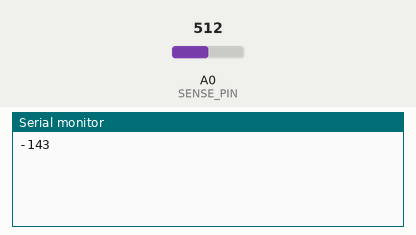
A program run on a simulated Arduino Uno, built with avr-gcc and run on an emulated ATmega328P. Shown: the last lines printed to the serial monitor. Inputs (shaded band) come from the test bench; at power-on: A0 (SENSE_PIN) = 512.

Above: at 1.2 s.
1.3 s: A0 (SENSE_PIN) set to 716
At 1.3 s:
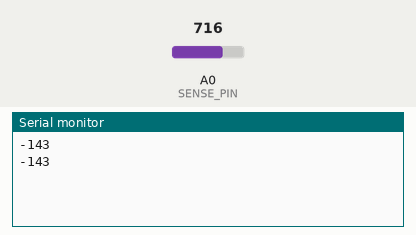
2.8 s: A0 (SENSE_PIN) set to 900
At 4.3 s:
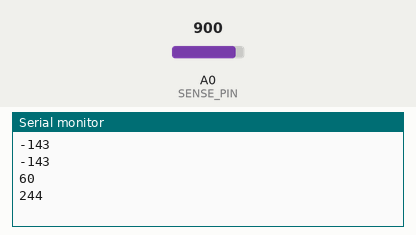
Timing chart, 0 to 5.8 s (numbered marks = the images above; inputs shaded):
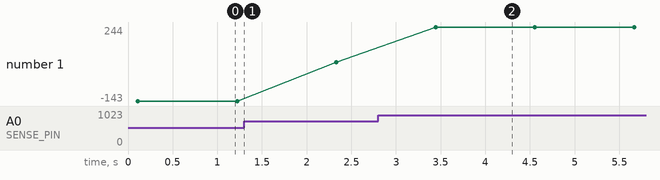

The program:

main.cpp
```cpp
#include <Arduino.h>

#define SENSE_PIN A0

int numberOfAverages = 100;
//int moisture;

//CalibratedValue:
int soil = -210;
int water = 210;

int getMoistureLevel(void);

void setup() {
  Serial.begin(9600);
  pinMode(SENSE_PIN, INPUT);
}

void loop() {
  //for(int i = 0; i < numberOfAverages; i++)
  //{
  //  moisture += analogRead(SENSE_PIN);
//  }
//  Serial.println(moisture/numberOfAverages);
//  moisture = 0;
  int a = getMoistureLevel();
  Serial.println(a);

  delay(1000);
}

int getMoistureLevel(void)
{
  int moisture = 0;
  for(int i = 0; i < numberOfAverages; i++)
  {
    moisture += analogRead(SENSE_PIN);
    delay(1);
  }
  return moisture/numberOfAverages;
}
```

Measured:
- after the input at 2.8 s, the serial monitor: prints a new line after 0.65 s (image 2)
- plotted number 1: -143 → 60 after the input at 1.3 s, 60 → 244 after the input at 2.8 s
